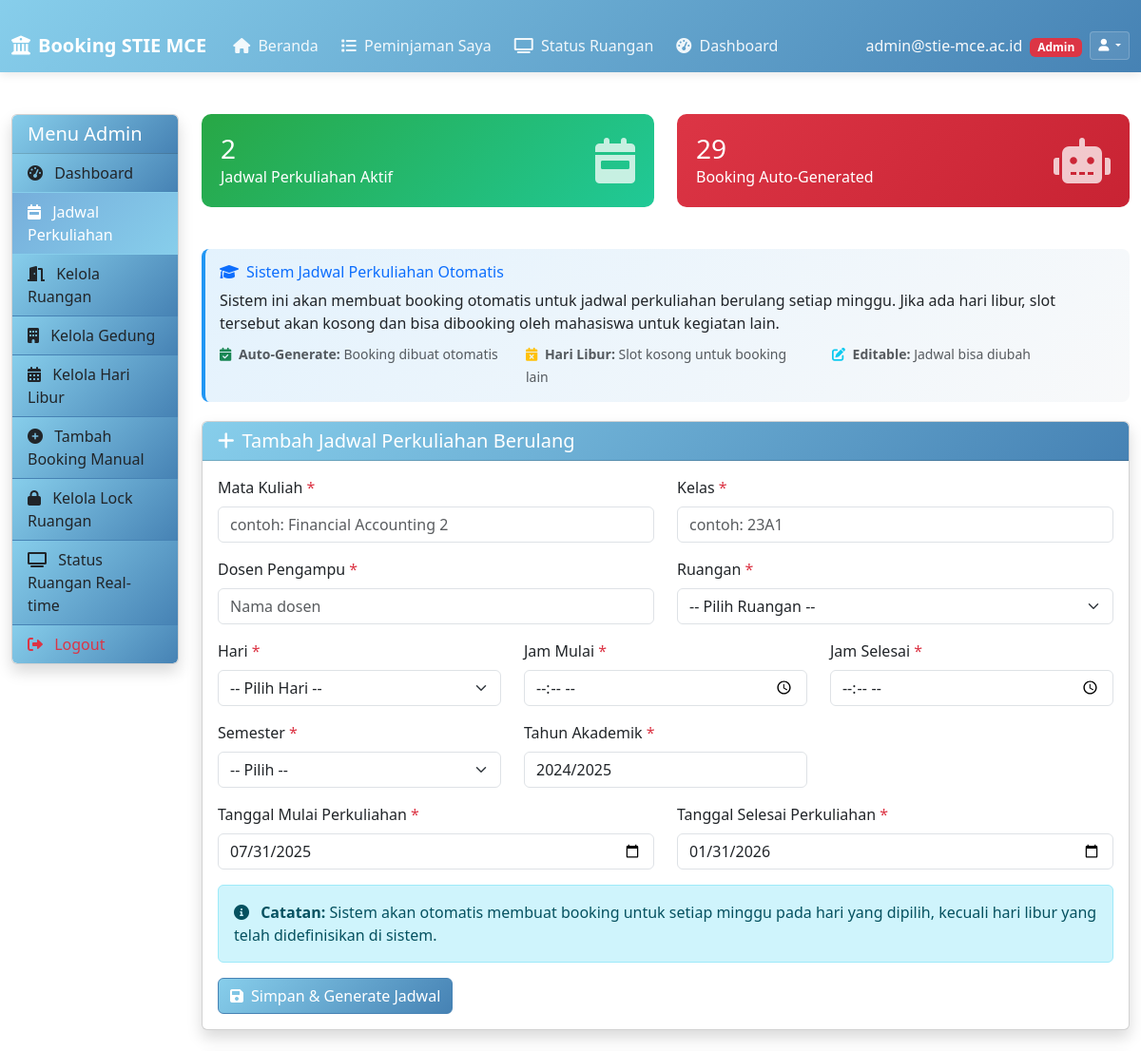
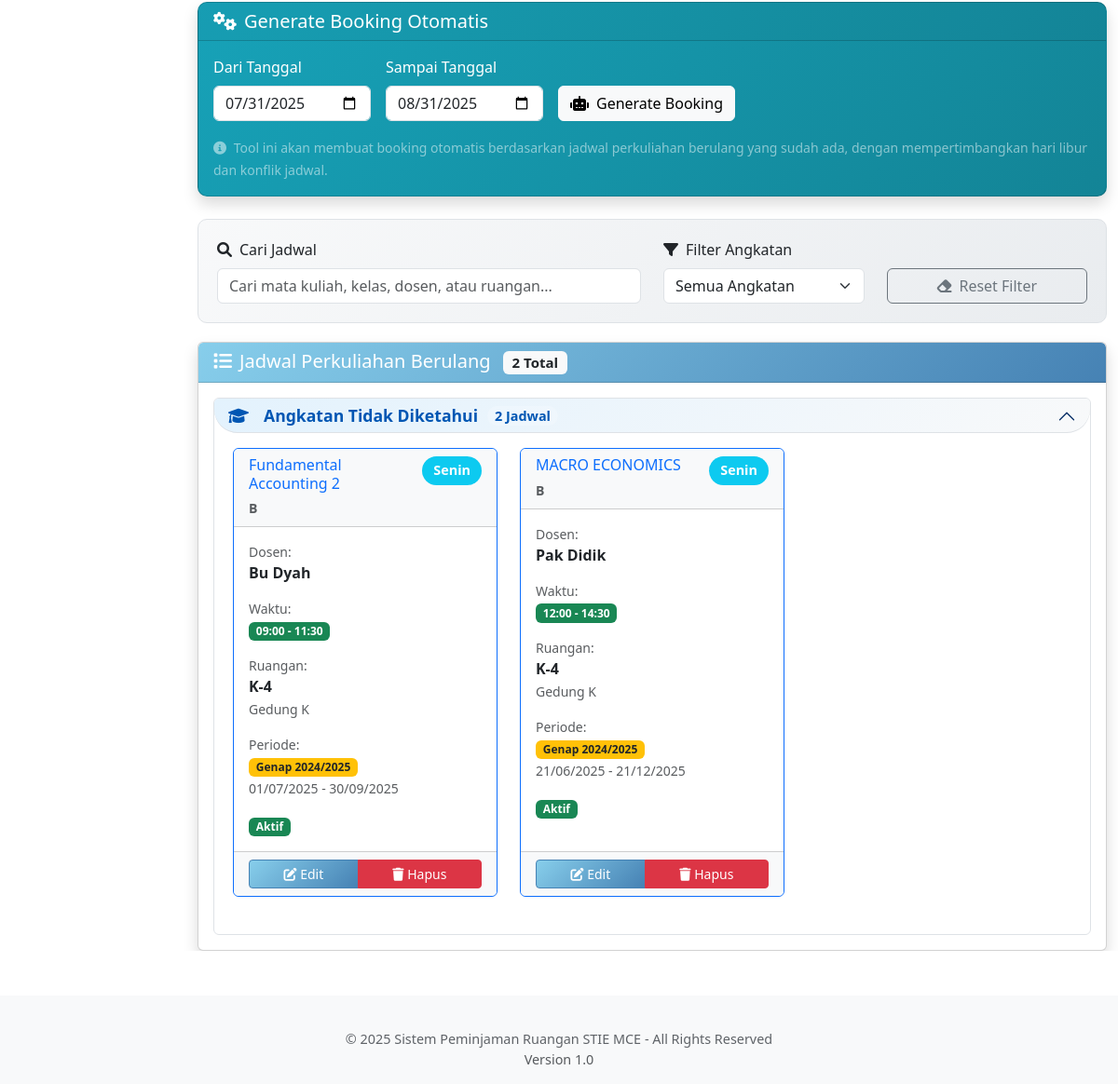
Page /admin/recurring_schedules.php (signed in) on the committed database (2 pictures, top to bottom).
### tables this page shows
CREATE TABLE `tbl_recurring_schedules` (
  `id_schedule` int(11) NOT NULL,
  `id_ruang` int(11) NOT NULL,
  `nama_matakuliah` varchar(200) NOT NULL,
  `kelas` varchar(50) NOT NULL,
  `dosen_pengampu` varchar(200) NOT NULL,
  `hari` enum('monday','tuesday','wednesday','thursday','friday','saturday','sunday') NOT NULL,
  `jam_mulai` time NOT NULL,
  `jam_selesai` time NOT NULL,
  `semester` varchar(20) NOT NULL,
  `tahun_akademik` varchar(20) NOT NULL,
  `start_date` date NOT NULL COMMENT 'Tanggal mulai perkuliahan',
  `end_date` date NOT NULL COMMENT 'Tanggal selesai perkuliahan',
  `status` enum('active','inactive') DEFAULT 'active',
  `created_by` int(11) NOT NULL,
  `created_at` timestamp NOT NULL DEFAULT current_timestamp(),
  `updated_at` timestamp NOT NULL DEFAULT current_timestamp() ON UPDATE current_timestamp()
);

CREATE TABLE `tbl_ruang` (
  `id_ruang` int(11) NOT NULL,
  `id_gedung` int(11) NOT NULL,
  `nama_ruang` varchar(100) NOT NULL,
  `kapasitas` int(11) NOT NULL,
  `lokasi` varchar(50) NOT NULL,
  `fasilitas` text DEFAULT NULL COMMENT 'Daftar fasilitas ruangan',
  `allowed_roles` set('admin','mahasiswa','dosen','karyawan') DEFAULT 'admin,mahasiswa,dosen,karyawan' COMMENT 'Role yang boleh booking ruangan ini',
  `description` text DEFAULT NULL COMMENT 'Deskripsi ruangan'
);

CREATE TABLE `tbl_gedung` (
  `id_gedung` int(11) NOT NULL,
  `nama_gedung` varchar(100) NOT NULL,
  `deskripsi` varchar(200) NOT NULL,
  `created_at` timestamp NOT NULL DEFAULT current_timestamp(),
  `updated_at` timestamp NOT NULL DEFAULT current_timestamp() ON UPDATE current_timestamp()
);

### admin/recurring_schedules.php (the view, shortened to what the rows shown need)
<?php
require_once '../config.php';
$stmt = $conn->prepare("
    SELECT rs.*, r.nama_ruang, g.nama_gedung, u.email as created_by_email,
           CASE
               WHEN rs.kelas REGEXP '^[0-9]+' THEN CONCAT('20', SUBSTRING(rs.kelas, 1, 2))
               ELSE 'Tidak Diketahui'
           END as angkatan
    FROM tbl_recurring_schedules rs
    JOIN tbl_ruang r ON rs.id_ruang = r.id_ruang
    LEFT JOIN tbl_gedung g ON r.id_gedung = g.id_gedung
    JOIN tbl_users u ON rs.created_by = u.id_user
    WHERE rs.status = 'active'
    ORDER BY angkatan DESC, rs.hari, rs.jam_mulai
");
$stmt->execute();
$schedules = $stmt->fetchAll();
$schedulesByAngkatan = [];
foreach ($schedules as $schedule) {
    $angkatan = $schedule['angkatan'];
    if (!isset($schedulesByAngkatan[$angkatan])) {
        $schedulesByAngkatan[$angkatan] = [];
    }
    $schedulesByAngkatan[$angkatan][] = $schedule;
}
$dayMapping = [
    'monday' => 'Senin',
    'tuesday' => 'Selasa',
    'wednesday' => 'Rabu',
    'thursday' => 'Kamis',
    'friday' => 'Jumat',
    'saturday' => 'Sabtu',
    'sunday' => 'Minggu'
];
?>
<!DOCTYPE html>
<html lang="id">
<head>
    <link rel="stylesheet" href="../style.css">
    <link rel="stylesheet" href="https://cdnjs.cloudflare.com/ajax/libs/font-awesome/6.0.0/css/all.min.css">
    <link rel="stylesheet" href="https://cdn.jsdelivr.net/npm/bootstrap@5.3.0/dist/css/bootstrap.min.css">
</head>
<body class="admin-theme">
        <?php $backPath = '../'; include '../header.php'; ?>
    <div class="container-fluid mt-4">
        <div class="row">
            <div class="col-md-9 col-lg-10">
                <div class="card shadow">
                    <div class="card-body">
                        <?php if (count($schedules) > 0): ?>
                            <div class="accordion" id="scheduleAccordion">
                                <?php foreach ($schedulesByAngkatan as $angkatan => $angkatanSchedules): ?>
                                    <div class="accordion-item schedule-group" data-angkatan="<?= $angkatan ?>">
                                        <h2 class="accordion-header" id="heading<?= str_replace(' ', '', $angkatan) ?>">
                                            <button class="accordion-button angkatan-badge" type="button"
                                                    data-bs-toggle="collapse"
                                                    data-bs-target="#collapse<?= str_replace(' ', '', $angkatan) ?>"
                                                    aria-expanded="true"
                                                    aria-controls="collapse<?= str_replace(' ', '', $angkatan) ?>">
                                                <i class="fas fa-graduation-cap me-3"></i>
                                                Angkatan <?= $angkatan ?>
                                                <span class="schedule-count"><?= count($angkatanSchedules) ?> Jadwal</span>
                                            </button>
                                        </h2>
                                        <div id="collapse<?= str_replace(' ', '', $angkatan) ?>"
                                             class="accordion-collapse collapse <?= $angkatan === array_keys($schedulesByAngkatan)[0] ? 'show' : '' ?>"
                                             aria-labelledby="heading<?= str_replace(' ', '', $angkatan) ?>"
                                             data-bs-parent="#scheduleAccordion">
                                            <div class="accordion-body">
                                                <div class="row">
                                                    <?php foreach ($angkatanSchedules as $schedule): ?>
                                                        <div class="col-md-6 col-lg-4 mb-4 schedule-item"
                                                             data-search="<?= strtolower($schedule['nama_matakuliah'] . ' ' . $schedule['kelas'] . ' ' . $schedule['dosen_pengampu'] . ' ' . $schedule['nama_ruang']) ?>">
                                                            <div class="card schedule-card h-100 border-primary">
                                                                <div class="card-header bg-light">
                                                                    <div class="d-flex justify-content-between align-items-start">
                                                                        <div>
                                                                            <h6 class="mb-1 text-primary"><?= htmlspecialchars($schedule['nama_matakuliah']) ?></h6>
                                                                            <small class="text-muted"><?= htmlspecialchars($schedule['kelas']) ?></small>
                                                                        </div>
                                                                        <span class="badge day-badge bg-info">
                                                                            <?= $dayMapping[$schedule['hari']] ?>
                                                                        </span>
                                                                    </div>
                                                                </div>
                                                                <div class="card-body">
                                                                    <div class="mb-3">
                                                                        <small class="text-muted d-block">Dosen:</small>
                                                                        <strong><?= htmlspecialchars($schedule['dosen_pengampu']) ?></strong>
                                                                    </div>
                                                                    <div class="mb-3">
                                                                        <small class="text-muted d-block">Waktu:</small>
                                                                        <span class="badge bg-success">
                                                                            <?= date('H:i', strtotime($schedule['jam_mulai'])) ?> - <?= date('H:i', strtotime($schedule['jam_selesai'])) ?>
                                                                        </span>
                                                                    </div>
                                                                    <div class="mb-3">
                                                                        <small class="text-muted d-block">Ruangan:</small>
                                                                        <strong><?= htmlspecialchars($schedule['nama_ruang']) ?></strong><br>
                                                                        <small class="text-muted"><?= htmlspecialchars($schedule['nama_gedung']) ?></small>
                                                                    </div>
                                                                    <div class="mb-3">
                                                                        <small class="text-muted d-block">Periode:</small>
                                                                        <span class="badge bg-warning text-dark">
                                                                            <?= htmlspecialchars($schedule['semester']) ?> <?= htmlspecialchars($schedule['tahun_akademik']) ?>
                                                                        </span><br>
                                                                        <small class="text-muted">
                                                                            <?= date('d/m/Y', strtotime($schedule['start_date'])) ?> - <?= date('d/m/Y', strtotime($schedule['end_date'])) ?>
                                                                        </small>
                                                                    </div>
                                                                    <div>
                                                                        <?php if ($schedule['status'] === 'active'): ?>
                                                                            <span class="badge bg-success">Aktif</span>
                                                                        <?php else: ?>
                                                                            <span class="badge bg-secondary">Nonaktif</span>
                                                                        <?php endif; ?>
                                                                    </div>
                                                                </div>
                                                                <div class="card-footer bg-light">
                                                                    <div class="btn-group w-100" role="group">
                                                                        <button type="button" class="btn btn-sm btn-primary"
                                                                                data-bs-toggle="modal"
                                                                                data-bs-target="#editScheduleModal<?= $schedule['id_schedule'] ?>">
                                                                            <i class="fas fa-edit"></i> Edit
                                                                        </button>
                                                                        <button type="button" class="btn btn-sm btn-danger"
                                                                                onclick="deleteSchedule(<?= $schedule['id_schedule'] ?>)">
                                                                            <i class="fas fa-trash"></i> Hapus
                                                                        </button>
                                                                    </div>
                                                                </div>
                                                            </div>
                                                        </div>
                                                    <?php endforeach; ?>
                                                </div>
                                            </div>
                                        </div>
                                    </div>
                                <?php endforeach; ?>
                            </div>
                        <?php endif; ?>
                    </div>
                </div>
            </div>
        </div>
    </div>
</body>
</html>

### rows in the picture
tbl_recurring_schedules: nama_matakuliah "Fundamental Accounting 2", kelas "B", hari "Senin", dosen_pengampu "Bu Dyah", jam_mulai "09:00", jam_selesai "11:30", id_ruang.nama_ruang "K-4", tbl_gedung.nama_gedung "Gedung K", semester "Genap", tahun_akademik "2024/2025", start_date "01/07/2025", end_date "30/09/2025", status "Aktif"
tbl_recurring_schedules: nama_matakuliah "MACRO ECONOMICS", kelas "B", hari "Senin", dosen_pengampu "Pak Didik", jam_mulai "12:00", jam_selesai "14:30", id_ruang.nama_ruang "K-4", tbl_gedung.nama_gedung "Gedung K", semester "Genap", tahun_akademik "2024/2025", start_date "21/06/2025", end_date "21/12/2025", status "Aktif"

### other values in the picture
$userDisplayName "admin@stie-mce.ac.id"
$userRole "Admin"
$totalSchedules "2"
$totalBookingsGenerated "29"
count($schedules) "2"
$angkatan "Tidak Diketahui"
count($angkatanSchedules) "2"
$config['site_name'] "Sistem Peminjaman Ruangan STIE MCE"
